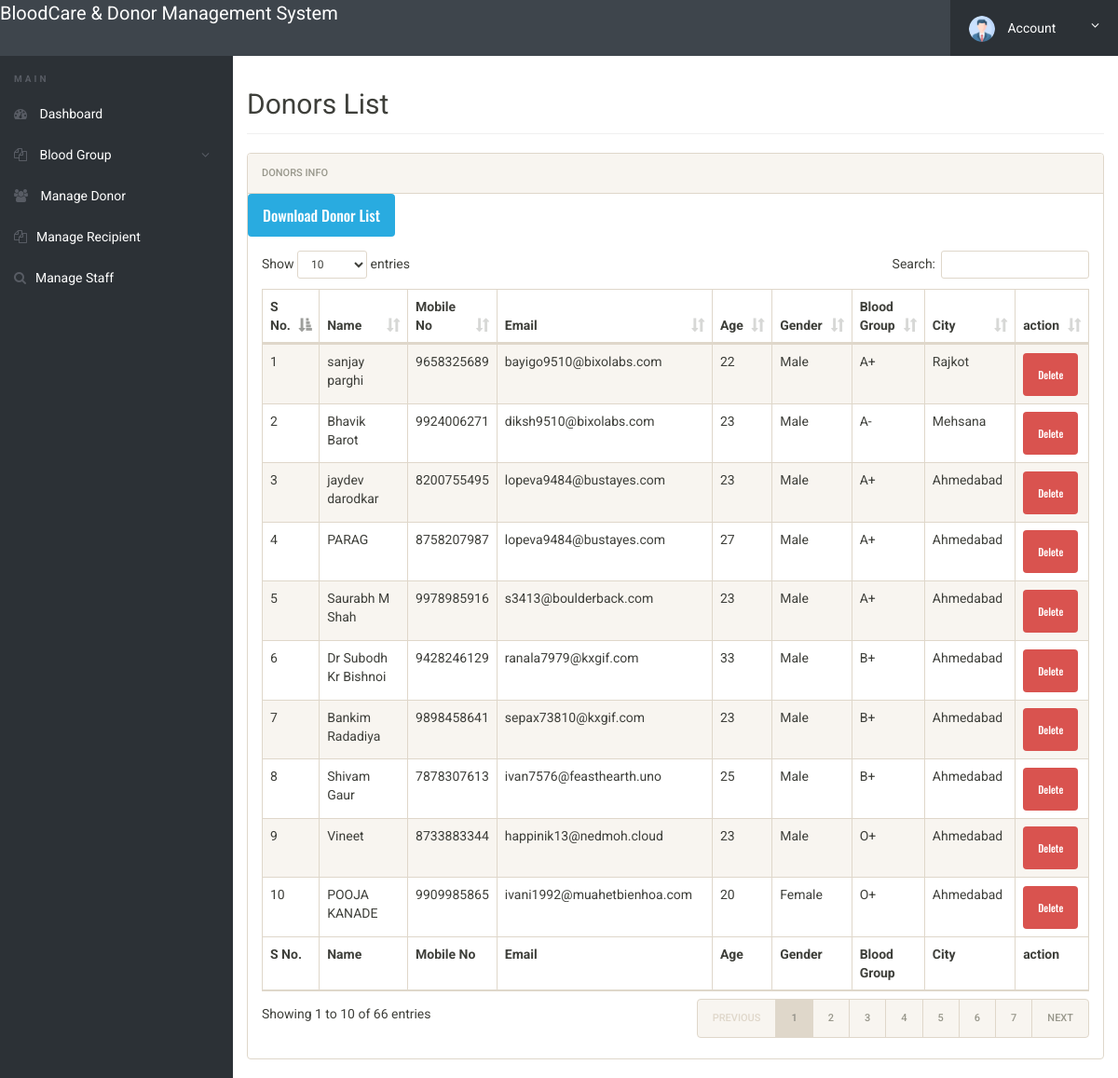
The page /admin/donor-list.php (signed in) on the database its author committed.
### tables this page shows
CREATE TABLE `donor` (
  `id` int(11) NOT NULL,
  `FullName` varchar(100) NOT NULL,
  `Gender` varchar(20) NOT NULL,
  `BloodGroup` varchar(10) NOT NULL,
  `dob` date NOT NULL,
  `age` int(11) NOT NULL,
  `MobileNumber` bigint(10) NOT NULL,
  `EmailId` varchar(100) NOT NULL,
  `city` varchar(50) NOT NULL,
  `pincode` int(6) NOT NULL,
  `password` varchar(255) NOT NULL
);

### admin/donor-list.php (the view, shortened to what this page needs)
<?php
include('includes/config.php');
if (strlen($_SESSION['alogin']) == 0) {
	header('location:index.php');
} else {
?>
	<!doctype html>
	<html lang="en" class="no-js">
	<head>
		<link rel="stylesheet" href="css/font-awesome.min.css">
		<link rel="stylesheet" href="css/bootstrap.min.css">
		<link rel="stylesheet" href="css/dataTables.bootstrap.min.css">
		<link rel="stylesheet" href="css/bootstrap-social.css">
		<link rel="stylesheet" href="css/bootstrap-select.css">
		<link rel="stylesheet" href="css/fileinput.min.css">
		<link rel="stylesheet" href="css/awesome-bootstrap-checkbox.css">
		<link rel="stylesheet" href="css/style.css">
	</head>
	<body>
		<?php include('includes/header.php'); ?>
		<div class="ts-main-content">
			<?php include('includes/leftbar.php'); ?>
			<div class="content-wrapper">
				<div class="container-fluid">
					<div class="row">
						<div class="col-md-12">
							<h2 class="page-title">Donors List</h2>
							<div class="panel panel-default">
								<div class="panel-heading">Donors Info</div>
								<a href="download-records.php" style="font-size:16px;" class="btn btn-info">Download Donor List</a>
								<div class="panel-body">
									<table id="zctb" class="display table table-striped table-bordered table-hover" cellspacing="0" width="100%">
										<thead>
											<tr>
												<th>S No.</th>
												<th>Name</th>
												<th>Mobile No</th>
												<th>Email</th>
												<th>Age</th>
												<th>Gender</th>
												<th>Blood Group</th>
												<th>City</th>
												<th>action </th>
											</tr>
										</thead>
										<tfoot>
											<tr>
												<th>S No.</th>
												<th>Name</th>
												<th>Mobile No</th>
												<th>Email</th>
												<th>Age</th>
												<th>Gender</th>
												<th>Blood Group</th>
												<th>City</th>
												<th>action </th>
											</tr>
										</tfoot>
										<tbody>
											<?php $sql = "SELECT * from  donor ";
											$result = mysqli_query($conn, $sql);
											$cnt = 1;
											if (mysqli_num_rows($result) > 0) {
												while ($row = mysqli_fetch_assoc($result)) {
											?>
													<tr>
														<td><?php echo htmlentities($cnt); ?></td>
														<td><?php echo htmlentities($row['FullName']); ?></td>
														<td><?php echo htmlentities($row['MobileNumber']); ?></td>
														<td><?php echo htmlentities($row['EmailId']); ?></td>
														<td><?php echo htmlentities($row['age']); ?></td>
														<td><?php echo htmlentities($row['Gender']); ?></td>
														<td><?php echo htmlentities($row['BloodGroup']); ?></td>
														<td><?php echo htmlentities($row['city']); ?></td>
														<td>
															<a href="donor-list.php?del=<?php echo htmlentities($row['id']); ?>" onclick="return confirm('Do you really want to delete this record')" class="btn btn-danger" style="margin-top:1%;">Delete</a>
														</td>
													</tr>
											<?php
													$cnt = $cnt + 1;
												}
											}
											?>
										</tbody>
									</table>
								</div>
							</div>
						</div>
					</div>
				</div>
			</div>
		</div>
	</body>
	</html>
<?php } ?>

### admin/includes/header.php (shortened to what this page needs)
<div class="brand clearfix">
	<a href="dashboard.php" style="font-size: 20px; padding-top:1%; color:#fff">BloodCare & Donor Management System </a>
	<ul class="ts-profile-nav">
		<li class="ts-account">
			<a href="#"><img src="img/ac.png" class="ts-avatar hidden-side" alt=""> Account <i class="fa fa-angle-down hidden-side"></i></a>
		</li>
	</ul>
</div>

### admin/includes/leftbar.php (shortened to what this page needs)
<nav class="ts-sidebar">
	<ul class="ts-sidebar-menu">
		<li class="ts-label">Main</li>
		<li><a href="dashboard.php"><i class="fa fa-dashboard"></i> Dashboard</a></li>
		<li><a href="#"><i class="fa fa-files-o"></i> Blood Group</a>
		</li>
		<li><a href="donor-list.php"><i class="fa fa-users"></i> Manage Donor</a></li>
		<li><a href="managerecipient.php"><i class="fa fa-files-o"></i>Manage Recipient </a></li>
		<li><a href="managestaff.php"><i class="fa fa-search"></i>Manage Staff </a></li>
	</ul>
</nav>

### admin/css/style.css (style rules this page uses)
html { font-size: 14px; }
@media only screen and (min-width: 480px) { html { font-size: 17px; } }
@media only screen and (min-width: 768px) { html { font-size: 14px; } }
body { font-size: 1em; }
a { color: #37a6c4; }
.btn { font-family: 'Oswald', sans-serif; }
.panel { overflow: hidden; }
ul, li { margin: 0; padding: 0; list-style: none; }
.btn { text-transform: none; }
.page-title { padding-bottom: 15px; margin-bottom: 20px; border-bottom: 1px solid #f0f0f0; }
.brand { background: #3e454c; position: relative; z-index: 3; position: fixed; width: 100%; top: 0; }
.brand .ts-profile-nav { float: right; display: none; }
.brand .ts-profile-nav li { float: left; position: relative; }
.brand .ts-profile-nav li a { display: block; padding: 20px; color: #fff; }
.brand .ts-profile-nav .ts-account .fa-angle-down { float: right; }
.brand .ts-profile-nav .ts-account > a { width: 180px; background: #2c3136; }
.brand .ts-profile-nav .ts-account .ts-avatar { border-radius: 50%; height: 28px; margin: -10px 0; margin-right: 10px; }
@media only screen and (min-width: 992px) { .brand .ts-profile-nav { display: block; } }
.ts-sidebar { background: #2c3136; max-height: 0; transition: max-height 0.3s; overflow: hidden; position: fixed; z-index: 2; width: 100%; bottom: 0; top: 60px; overflow-y: auto; }
@media only screen and (min-width: 992px) { .ts-sidebar { max-height: 100%; bottom: 0; } }
.ts-sidebar-menu .ts-label { color: #585c64; font-weight: bold; padding: 8px 15px; text-transform: uppercase; font-size: 10px; letter-spacing: 3px; margin-top: 10px; }
.ts-sidebar-menu a { display: block; text-decoration: none; padding: 12px 15px; color: #fff; }
.ts-sidebar-menu li { position: relative; }
.ts-sidebar-menu li i { color: #585c64; margin-right: 10px; }
.ts-main-content .content-wrapper { padding-top: 15px; margin-top: 60px; }
@media only screen and (min-width: 992px) { .ts-main-content .ts-sidebar { width: 250px; float: left; } }
@media only screen and (min-width: 992px) { .ts-main-content .content-wrapper { margin-left: 250px; } }

### rows shown on the page
donor: FullName "sanjay parghi", MobileNumber "9658325689", EmailId "bayigo9510@bixolabs.com", age "22", Gender "Male", BloodGroup "A+", city "Rajkot"
donor: FullName "Bhavik Barot", MobileNumber "9924006271", EmailId "diksh9510@bixolabs.com", age "23", Gender "Male", BloodGroup "A-", city "Mehsana"
donor: FullName "jaydev darodkar", MobileNumber "8200755495", EmailId "lopeva9484@bustayes.com", age "23", Gender "Male", BloodGroup "A+", city "Ahmedabad"
donor: FullName "PARAG", MobileNumber "8758207987", EmailId "lopeva9484@bustayes.com", age "27", Gender "Male", BloodGroup "A+", city "Ahmedabad"
donor: FullName "Saurabh M Shah", MobileNumber "9978985916", EmailId "s3413@boulderback.com", age "23", Gender "Male", BloodGroup "A+", city "Ahmedabad"
donor: FullName "Dr Subodh Kr Bishnoi", MobileNumber "9428246129", EmailId "ranala7979@kxgif.com", age "33", Gender "Male", BloodGroup "B+", city "Ahmedabad"
donor: FullName "Bankim Radadiya", MobileNumber "9898458641", EmailId "sepax73810@kxgif.com", age "23", Gender "Male", BloodGroup "B+", city "Ahmedabad"
donor: FullName "Shivam Gaur", MobileNumber "7878307613", EmailId "ivan7576@feasthearth.uno", age "25", Gender "Male", BloodGroup "B+", city "Ahmedabad"
donor: FullName "Vineet", MobileNumber "8733883344", EmailId "happinik13@nedmoh.cloud", age "23", Gender "Male", BloodGroup "O+", city "Ahmedabad"
donor: FullName "POOJA KANADE", MobileNumber "9909985865", EmailId "ivani1992@muahetbienhoa.com", age "20", Gender "Female", BloodGroup "O+", city "Ahmedabad"
